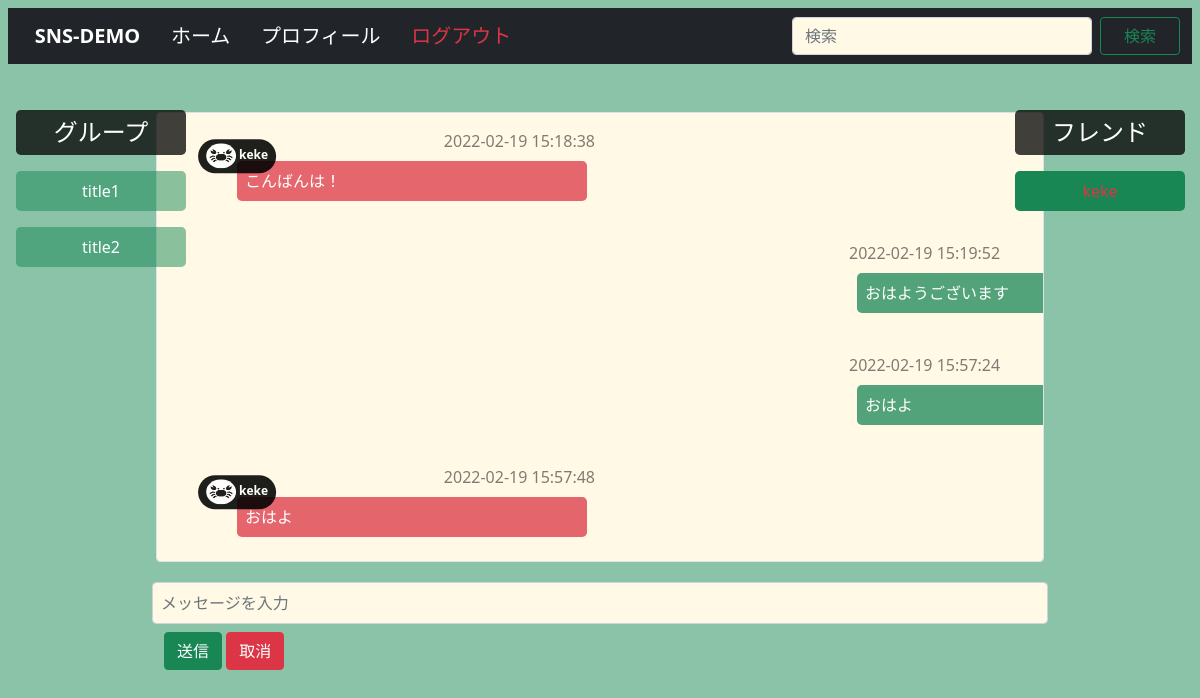
The app's page /app/friend_chat/b5b771cf-0973-4798-8959-98a34b4419f6/ (signed in) with its own data.
### app/models.py (models this page shows, shortened)
class Group(models.Model):
    id = models.UUIDField(default=uuid.uuid4, primary_key=True)
    owner = models.ForeignKey(get_user_model(), on_delete=models.CASCADE,  related_name='group_owner')
    member = models.ManyToManyField(get_user_model(), related_name='group_member')
    title = models.CharField(max_length=30)
    icon = models.ImageField(null=True, blank=True)
    def __str__(self):
        return self.title

class Message(models.Model):
    id = models.UUIDField(default=uuid.uuid4, primary_key=True)
    owner = models.ForeignKey(get_user_model(), on_delete=models.CASCADE)
    profile = models.ForeignKey(Profile, on_delete=models.CASCADE, null=True)
    friend = models.CharField(max_length=30, null=True, blank=True)
    content = models.TextField(max_length=1000)
    good_count = models.PositiveIntegerField(default=0)
    share_count = models.PositiveIntegerField(default=0)
    group = models.ForeignKey(Group, on_delete=models.CASCADE, null=True)
    created_at = models.DateTimeField(auto_now_add=True)

class Profile(models.Model):
    id = models.UUIDField(default=uuid.uuid4, primary_key=True)
    user = models.OneToOneField(get_user_model(), on_delete=models.CASCADE)
    nick_name = models.CharField(max_length=20)
    icon = models.ImageField(upload_to='../media/images/', default='images/unknown.jpeg', null=True, blank=True)
    one_mes = models.TextField(max_length=100)
    created_at = models.DateTimeField(auto_now_add=True)
    updated_at = models.DateTimeField(auto_now=True)

### app/views.py (the view)
# urls.py: path('friend_chat/<str:pk>/', views.friend_chat, name='friend_chat'),
@login_required
def friend_chat(request, pk):
    request.session['friend_pk'] = pk
    user = get_user_model().objects.get(email=request.user)
    friend = Friend.objects.get(id=pk)
    in_speaking_friend = friend
    all_group = user.group_member.all()
    all_friend = Friend.objects.filter(Q(send_from=user.id) | Q(send_to=user.id))
    all_friend = all_friend.filter(promise_flag=True)
    profile = Profile.objects.filter(user=request.user)
    if friend.send_from != request.user:
        friend_profile = Profile.objects.filter(user=friend.send_from)
    else:
        friend_profile = Profile.objects.filter(user=friend.send_to)
    if request.method == 'POST':
        if profile:
            form = ChatForm(request.POST)
            content = request.POST.get('content')
            if form.is_valid():
                Message.objects.create(owner=request.user,
                                       content=content,
                                       friend=friend.id,
                                       profile=profile[0]
                                       )
            mes = Message.objects.filter(friend=friend.id)
            for i in mes:
                print('icon is ' + str(i.profile.icon))
            return render(request, 'page/chat.html', {'form': ChatForm(request.POST),
                                                      'mes': mes,
                                                      'all_group': all_group,
                                                      'in_speaking_friend': in_speaking_friend,
                                                      'all_friend': all_friend,
                                                      'profile': profile[0],
                                                      'friend_profile': friend_profile[0]})
        else:
            messages.error(request, 'プロフィール情報を登録してから、チャットに参加しましょう')
            return redirect('friend_chat')
    else:
        mes = Message.objects.filter(friend=friend.id)
        return render(request, 'page/chat.html', {'form': ChatForm(),
                                                  'mes': mes,
                                                  'all_group': all_group,
                                                  'in_speaking_friend': in_speaking_friend,
                                                  'all_friend': all_friend,
                                                  'profile': profile[0],
                                                  'friend_profile': friend_profile[0]})

### app/forms.py
class ChatForm(forms.Form):
    content = forms.CharField(widget=forms.Textarea(), label='メッセージ')

### account/models.py (called while the page is built)
    def __str__(self):
        return self.email

### template/page/chat.html (shortened to what this page needs)
{% extends 'base/base.html' %}
{% block main %}
{% if 'friend_chat' in request.path %}
<div class="d-flex flex-column" style="position: absolute;top: 110px;align-items: center;">
    <h4 class="rounded-3 bg-black p-2 text-white bg-opacity-75" style="text-align: center;max-width: 300px; min-width: 170px;">グループ</h4>
    {% for target in all_group %}
        <a href="{% url 'group_chat' pk=target.id %}" class="text-decoration-none text-black p-2">
            <div>
                <div class="d-flex flex-row rounded-3 bg-success p-2 text-white bg-opacity-50 justify-content-center"style="text-align: center;max-width: 300px; min-width: 170px;">
                    {{ target }}
                </div>
            </div>
        </a>
    {% endfor %}
</div>
<div class="d-flex flex-column" style="position: absolute;top: 110px;right: 7px;align-items: center;">
    <h4 class="rounded-3 bg-black p-2 text-white bg-opacity-75" style="text-align: center;max-width: 300px; min-width: 170px;">フレンド</h4>
    {% for target in all_friend %}
        {% if target.send_to == request.user %}
            {% if target == in_speaking_friend %}
                <a href="{% url 'friend_chat' pk=target.id %}" class="text-decoration-none text-black p-2">
                    <div class="rounded-3 bg-success p-2 text-danger" style="text-align: center;max-width: 300px; min-width: 170px;">{{ target.profile_send_from.nick_name }}</div>
                </a>
            {% else %}
                <a href="{% url 'friend_chat' pk=target.id %}" class="text-decoration-none text-black p-2">
                    <div class="rounded-3 bg-success p-2 text-white bg-opacity-50" style="text-align: center;max-width: 300px; min-width: 170px;">{{ target.profile_send_from.nick_name }}</div>
                </a>
            {% endif %}
        {% elif target.send_from == request.user %}
            {% if target == in_speaking_friend %}
                <a href="{% url 'friend_chat' pk=target.id %}" class="text-decoration-none text-black p-2">
                    <div class="rounded-3 bg-success p-2 text-danger" style="text-align: center;max-width: 300px; min-width: 170px;">{{ target.profile_send_to.nick_name }}</div>
                </a>
            {% else %}
                <a href="{% url 'friend_chat' pk=target.id %}" class="text-decoration-none text-black p-2">
                    <div class="rounded-3 bg-success p-2 text-white bg-opacity-50" style="text-align: center;max-width: 300px; min-width: 170px;">{{ target.profile_send_to.nick_name }}</div>
                </a>
            {% endif %}
        {% endif %}
    {% endfor %}
</div>
<div id="scroll-box" class="rounded mx-auto p-2 d-flex align-items-start flex-column bd-highlight mb-2 border mt-5" style="width: 75%;background-color: #FFF9E6;height: 450px;">
    <div class="mb-auto p-2 bd-highlight" style="height: 1000px;display: block;">
    {% for item in mes %}
        {% if item.owner == request.user %}
            <div class="d-flex flex-row align-items-center" style="position: relative;left: 660px;">
                <div class="d-flex flex-column m-3">
                    <div class="d-flex flex-row justify-content-between">
                        <div class="text-black-50">
                            {{ item.created_at|date:"Y-m-j H:i:s" }}
                        </div>
                    </div>
                    <div class="rounded-3 bg-success p-2 text-white bg-opacity-75 m-2" style="position: relative;max-width: 350px; min-width: 350px;">
                        {{ item.content }}
                    </div>
                </div>
            </div>
        {% else %}
            <div class="d-flex flex-row align-items-center" style="position: relative;left: 40px;">
                <div class="d-flex flex-column m-3">
                    <div class="d-flex flex-row justify-content-between">
                        <div class="text-black-50">
                            {{ item.created_at|date:"Y-m-j H:i:s" }}
                        </div>
                    </div>
                    <div class="rounded-3 bg-danger p-2 text-white bg-opacity-75 m-2" style="position: relative;left: 0px;max-width: 350px; min-width: 350px;">
                        {{ item.content }}
                        <span class="position-absolute start-0 translate-middle badge rounded-pill bg-black" style="opacity: 88%;top: -12%;">
                          {% if item.profile.icon is None or item.profile.icon == '' %}
                              <img src="/media/images/unknown.jpeg" style="width: 30px;height: 25px;border-radius: 100%;"/>
                          {% else %}
                              <img src="/media/images/{{ item.profile.icon }}" style="width: 30px;height: 25px;border-radius: 100%;"/>
                          {% endif %}
                          {{ item.profile.nick_name }}
                        </span>
                    </div>
                </div>
            </div>
        {% endif %}
    {% endfor %}
  </div>
</div>
<form method="post">
<div class="mb-3 p-2 bd-highlight w-75 mx-auto" style="margin-top: 30px;position: relative;bottom: 18px;">
  {% for item in form %}
      <div class="row mb-2 form-group">
          <input
              type="{{item.field.widget.input_type}}"
              class="w-200 p-2 form-control"
              {% if item.field.required %}required{% endif %}
              name="{{item.name}}"
              id="{{item.id_for_label}}"
              placeholder="メッセージを入力"
              style="background-color: #FFF9E6;"
              rows="3">
      </div>
  {% endfor %}
    <button type="submit" class="btn btn-success">送信</button>
    <a class="btn btn-danger text-decoration-none text-white" href="{% url 'friend_chat_delete' %}">取消</a>
</div>
</form>
{% endif %}
{% endblock %}

### static/css/base.css (style rules this page uses)
body { font-family: 'Oswald', sans-serif; color:#630; line-height:25px; font-size:0.95em; }

### static/css/home.css (style rules this page uses)
#body-container { width: 100%; height: 100vh; overflow-y: scroll; -ms-overflow-style: none; }

### static/css/chat.css (style rules this page uses)
#scroll-box { overflow-y: scroll; -ms-overflow-style: none; }

### records on screen
Group: title "title1"
Group: title "title2"
Message: created_at "2022-02-19 15:18:38", content "こんばんは！", profile.icon (picture), profile.nick_name "keke"
Message: created_at "2022-02-19 15:19:52", content "おはようございます"
Message: created_at "2022-02-19 15:57:24", content "おはよ"
Message: created_at "2022-02-19 15:57:48", content "おはよ", profile.icon (picture), profile.nick_name "keke"
